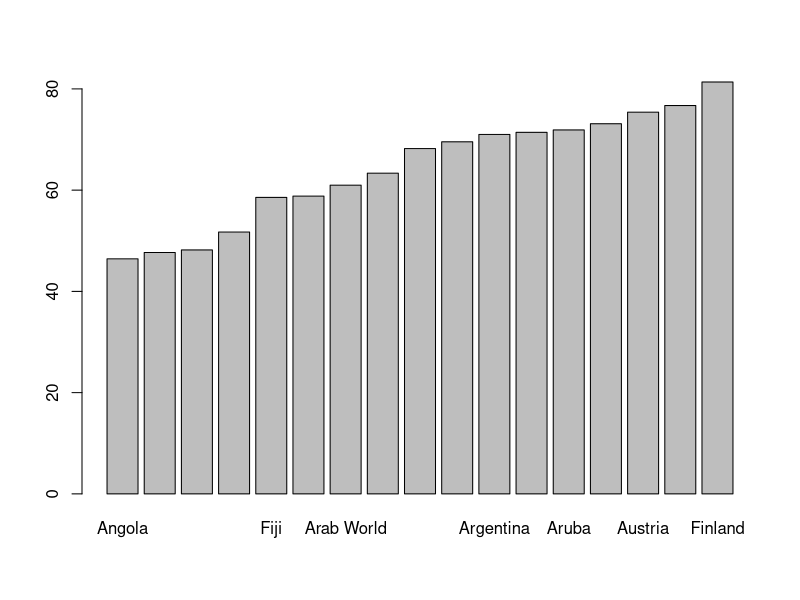

R code for this plot: (Note: this script raises an error after producing the figure.)
# -----------------
# ESERCITAZIONE R
# -----------------


# -----------------
# ESERCIZIO 1
# -----------------
print(seq(from=20, to=50))
print(seq(from=20, to=50, length=3000))

sum <- sum(seq(from=20, to=50, length=3000))
mean <- mean(seq(from=20, to=50, length=3000))


# -----------------
# ESERCIZIO 2
# -----------------

fib <- function(n){
    sum <- 0
    a <- 0
    b <- 1
    print(sum)
    print(a)
    valoriFib <- c(a,b)
    
    for(i in 1:n){
      sum <- a + b
      a <- b
      b <- sum
      valoriFib <- c(valoriFib, sum)
      print(sum)
    }

    cat("media: ", mean(valoriFib), "\n")
    cat("somma: ", sum(valoriFib), "\n")
}

fibonacci <- fib(10)


# -----------
# ESERCIZIO 3
# -----------

x1 <- runif(10, min = 0, max = 10)
x2 <- matrix(1:10, ncol = 3, nrow = 3)
x3 <- c("Nicola", "Silvestro", "Rodolfo")

x <- vector("list", length = 3)

lista = list(x1,x2,x3)
names(lista) <- c("Numeri", "Matrice", "Cantanti")

str(lista)


# ------------
# ESERCIZIO 4
# ------------

#imposto la directory di lavoro per importare il file csv
getwd()
setwd("/home/nic/Scrivania/data_analytics/ESERCITAZIONI/ES1")
getwd()

dati <- read.csv("Life.csv")

#rispondo alle domande leggendo la struttura di "dati"

str(dati)

#a)
# Le variabili sono 4 e rispettivamente sono: char, char, intero e numerico, 
# si, alcune di esse possono considerare dei fattori, in particolare la prima, la seconda varibile
# anche la terza

#b)
# Si, sono presenti delle osservazioni mancanti come suggerito ad inizio file
# Come procedere? I mancanti sono indicati con 9999
#   

#sostituisco i 9999 nel dataframe e faccio qualche conteggio

dati$value[dati$value == 9999] <- NA
is.na(dati$value)
sum(is.na(dati$value))

#c) quante osservazioni per stato e anno
#elimino la prima riga inutile per le osservazioni

dati <- dati[-1,]

#devo contare le osservazioni per stato, lo faccio usando i factor con livelli

dati$country_name <- factor(dati$country_name)
table(dati$country_name)


dati$year <- factor(dati$year)
table(dati$year)

#d) media australia & company
media_australia <- mean(dati[dati$country_code == "AUT", ]$value)

#come posso confrontarla con gli altri paesi?
#potrei fare un plot delle varie medie, ordinate

medie_generali <- tapply(dati$value, dati$country_name, mean, na.rm=TRUE)
medie_generali

barplot(sort(medie_generali))

 
#--------------
# ESERCIZIO 5
#--------------

#a)
#costruisci una matrice 2*3 composta da multipli di 2


vettore <- seq(from = 2, to = 12, by = 2)
 
matrice <- matrix(vettore, ncol = 3, nrow=2)
matrice

is.matrix(matrice)
is.array(matrice)

#TRUE in entrambi i casi, una matrice è un array, e in questo caso,
#matrice è una matrice e quindi un array

#b)

b <- matrice[,3]
str(b)
# b è ora un vettore numerico di 2 elementi

matrix(b)




#-------------
# ESERCIZIO 6
#-------------

#1
nazioni <- read.csv("nazioni.csv")
str(nazioni)

#2 vettore con numero di valori mancanti per ogni variabile

#uso colSums oppure apply

apply(is.na(nazioni), 2, sum)
colSums(is.na(nazioni))

#nome dei paesi in cui sono presenti valori mancanti

righe_na <- apply(nazioni, 1, function(x) any(is.na(x)))

paesi_na <- nazioni$nome[righe_na]
print(unique(paesi_na))



#eliminare valori mancanti nel dataset
nazioni <- na.omit(nazioni)
numeroRighe <- nrow(nazioni)

frequenze_paesi <- sort(table(nazioni$areaGeo) / numeroRighe, decreasing = TRUE)


#factor

areaGeofact <- factor(nazioni$areaGeo, levels = frequenze_paesi, ordered = TRUE)

areaGeofact

nazioni$areaGeo <- NULL

#7

nazioni$oil <- factor(nazioni$oil, levels= c(1, 2), labels=c("no", "yes"))
nazioni$oil

# 8 quali paesi esportano petrolio? 

paesi_esportatori <- nazioni[nazioni$oil == "yes", c("nome", "areaGeo")]
print(paesi_esportatori)

#9

tapply(nazioni$infmort, nazioni$areaGeo, mean, na.rm = TRUE )

# 10. Quante nazioni hanno un tasso di mortalità infantile superiore o uguale a 300?

sum(nazioni$infmort >= 300)

# 11. Quante delle nazioni identificate al punto 10 esportano petrolio?

nazioni_interessate <- nazioni[nazioni$infmort >= 300, ]
nrow(nazioni_interessate[nazioni_interessate$oil == "yes", ])

# 12. Dividere la finestra grafica in 2 righe e 2 colonne. In ogni spazio, rappresentare con un boxplot
# la distribuzione della mortalità infantile condizionata alla regione geografica. Impostare lo stesso
# range sull’asse y ed il titolo del grafico.

y_range <- range(nazioni$infmort, na.rm=TRUE)

par(mfrow = c(2,2))

america <- nazioni[nazioni$areaGeo == "Americas", 4] 
africa <- nazioni[nazioni$areaGeo == "Africa", 4] 
europa <- nazioni[nazioni$areaGeo == "Europe", 4] 
asia <- nazioni[nazioni$areaGeo == "Asia", 4]

fivenum(america)
fivenum(africa)
fivenum(europa)
fivenum(asia)

#plotting boxes
boxplot(america, horizontal=TRUE, main=paste("Area: ", "america"), ylim = y_range)
boxplot(africa, horizontal=TRUE, main=paste("Area: ", "africa"), ylim = y_range)
boxplot(europa, horizontal=TRUE, main=paste("Area: ", "europa"), ylim = y_range)
boxplot(asia, horizontal=TRUE, main=paste("Area: ", "asia"), ylim = y_range)


# 13. Rappresentare con un istogramma la distribuzione del reddito. Modificare l’etichetta dell’asse x
# con il nome della variabile ed eliminare il titolo.

par(mfrow = c(1,1))

hist(nazioni$reddito, main= "", xlab="Reddito pro capite")


#14. Aggiungere al grafico precedente le mediane del reddito per area geografica utilizzando dei punti
# di colore diverso.

mediane <- tapply(nazioni$reddito, nazioni$areaGeo, median, na.rm=TRUE)

points(x = mediane,
       y = rep(5, length(mediane)),          #
       col = rainbow(length(mediane)),      
       pch = 19,
       cex = 1.5)


# 15. Dividere la variabile reddito in classi utilizzando le seguenti categorie: “fino a 500”, “(500, 1500]”,
# “(1500, 4000]”, “4000 e più”. Salvare la nuova variabile in un oggetto chiamato redditoCat.

redditoCat = cut(nazioni$reddito, breaks= c(-Inf,500,1500, 4000, Inf), labels=c("(0-500]", "(500-1500]", "(1500,4000]", "più di 4000"))
redditoCat

sum(redditoCat == "più di 4000", na.rm = TRUE)


tabella <- prop.table(table(redditoCat, nazioni$oil), margin = 2)
round(tabella * 100, 2)








